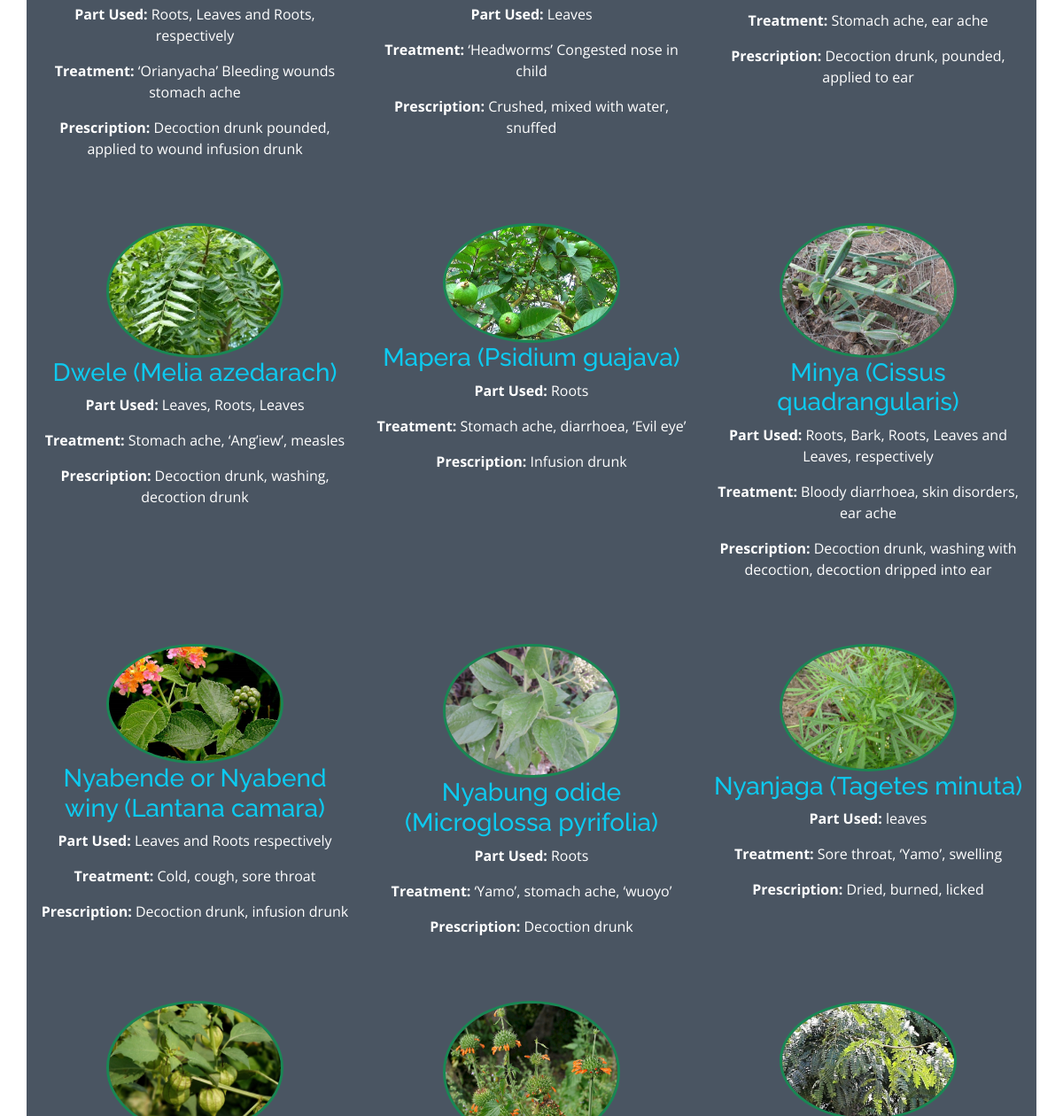
Before: /medicine/ (middle part) with the older database file.
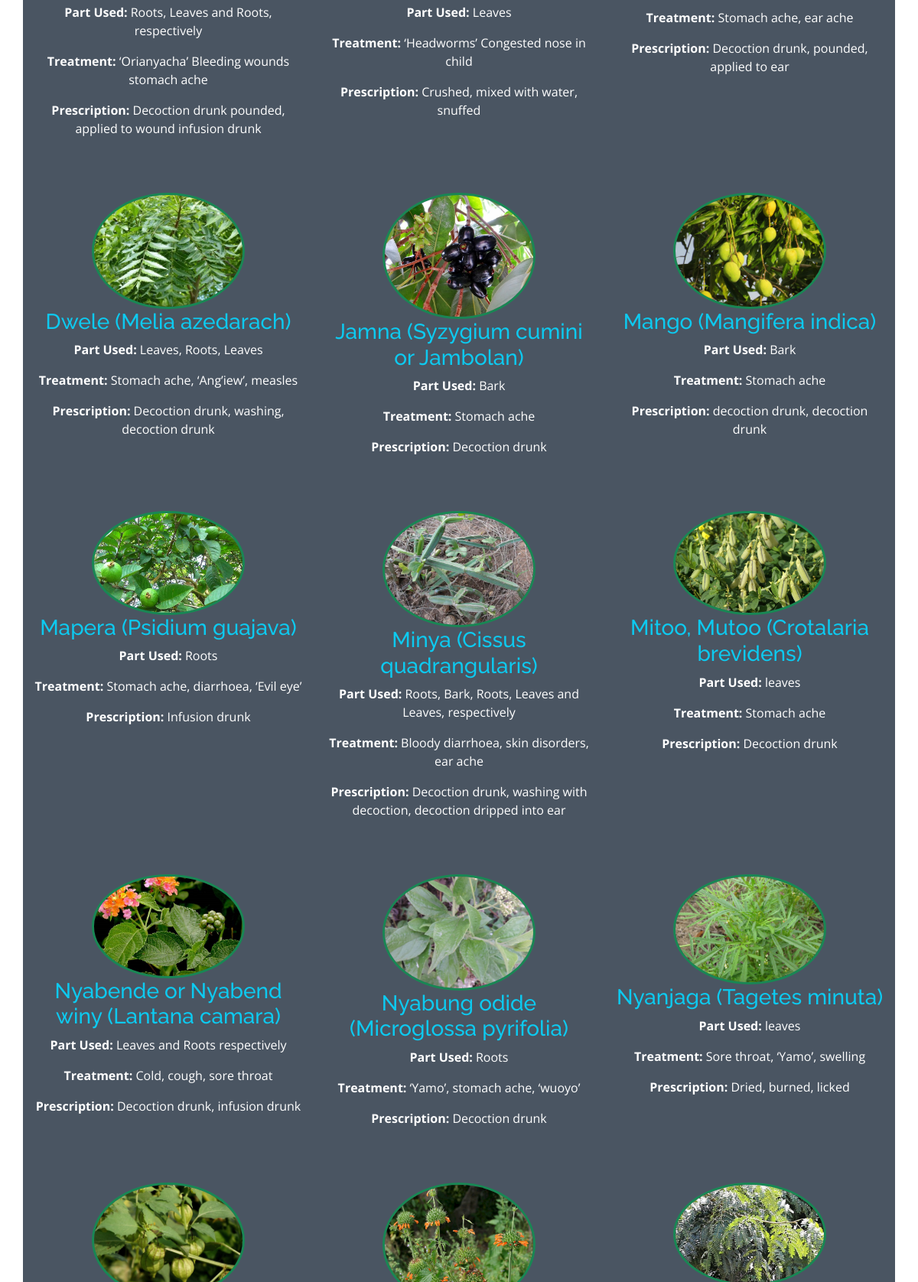
After: the same page with the newer database file.
### luomedicine_app/models.py (models this page shows, shortened)
class MedicinalPlant(models.Model):
    title = models.CharField(max_length=100)
    part = models.TextField(default='leaves')
    treatment = models.TextField()
    prescription = models.TextField()
    image = models.ImageField(upload_to='luomedicine_app/static/medicinal_plant_images/')

### luomedicine_app/views.py (the view)
# urls.py: path("medicine/", views.medicine, name="medicine"),
def medicine(request):
    try:
        paginator = Paginator(MedicinalPlant.objects.all().order_by('title'), 100)
        page_number = request.GET.get('page')
        page_obj = paginator.get_page(page_number)
        medicinal_plants = page_obj.object_list  # Limiting the number of records to 100
    except Exception as e:
        return render(request, "luomedicine/error.html", {'error_message': str(e)})
    return render(request, "luomedicine/medicine.html", {'medicinal_plants': medicinal_plants})

### luomedicine_app/templates/luomedicine/medicine.html (shortened to what this page needs)
{% extends "luomedicine/layout.html" %}
{% block body %}
{% load static %}
<div class="container mt-10">
  <div class="row p-10" style="background-color: #4a5562;">
    {% for medicinal_plant in medicinal_plants %}
    <div class="col-md-4 mb-2 mt-5">
      <div class="d-flex justify-content-center">
        <div class="rounded-circle border border-success border-3 p-0" style="max-width: 200px;">
          <a href="{% url 'plant' medicinal_plant.id %}" target="_blank" class="link-opacity-50-hover"><img src="{{ medicinal_plant.image.url }}" alt="{{ medicinal_plant.title }}" class="img-fluid rounded-circle" style="width: 100%; height: auto;"></a>
         </div>
      </div>
       <h3 class="text-white text-center"><a href="{% url 'plant' medicinal_plant.id %}" target="_blank" class="text-info font-weight-bold link-info link-offset-2 link-underline-opacity-25 link-underline-opacity-100-hover">{{ medicinal_plant.title }}</a></h3>
      <p class="text-white text-center"><b>Part Used:</b> {{ medicinal_plant.part }}</p>
      <p class="text-white text-center"><b>Treatment:</b> {{ medicinal_plant.treatment }}</p>
      <p class="text-white text-center"><b>Prescription:</b> {{ medicinal_plant.prescription }}</p>
    </div>
    {% endfor %}
  </div>
</div>
{% endblock %}

### luomedicine_app/templates/luomedicine/layout.html (shortened to what this page needs)
{% load static %}
<!DOCTYPE html>
<html lang="en">
<head>
  <link href="{% static 'assets/vendor/animate.css/animate.min.css' %}" rel="stylesheet">
  <link href="{% static 'assets/vendor/bootstrap/css/bootstrap.min.css' %}" rel="stylesheet">
  <link href="{% static 'assets/vendor/bootstrap-icons/bootstrap-icons.css' %}" rel="stylesheet">
  <link href="{% static 'assets/vendor/boxicons/css/boxicons.min.css' %}" rel="stylesheet">
  <link href="{% static 'assets/vendor/glightbox/css/glightbox.min.css' %}" rel="stylesheet">
  <link href="{% static 'assets/vendor/remixicon/remixicon.css' %}" rel="stylesheet">
  <link href="{% static 'assets/vendor/swiper/swiper-bundle.min.css' %}" rel="stylesheet">
  <link href="{% static 'assets/css/style.css' %}" rel="stylesheet">
</head>
<body>
{% block body %}
{% endblock %}
</body>
</html>

### luomedicine_app/static/assets/css/style.css (style rules this page uses)
body { font-family: "Open Sans", sans-serif; color: #444444; }
a { text-decoration: none; color: #d9232d; }
h1, h2, h3, h4, h5, h6 { font-family: "Raleway", sans-serif; }

Changed rows visible on the page:
added MedicinalPlant: image (picture), title "Jamna (Syzygium cumini or Jambolan)", part "Bark", treatment "Stomach ache", prescription "Decoction drunk"
added MedicinalPlant: image (picture), title "Mango (Mangifera indica)", part "Bark", treatment "Stomach ache", prescription "decoction drunk, decoction drunk"
added MedicinalPlant: image (picture), title "Mitoo, Mutoo (Crotalaria brevidens)", part "leaves", treatment "Stomach ache", prescription "Decoction drunk"
